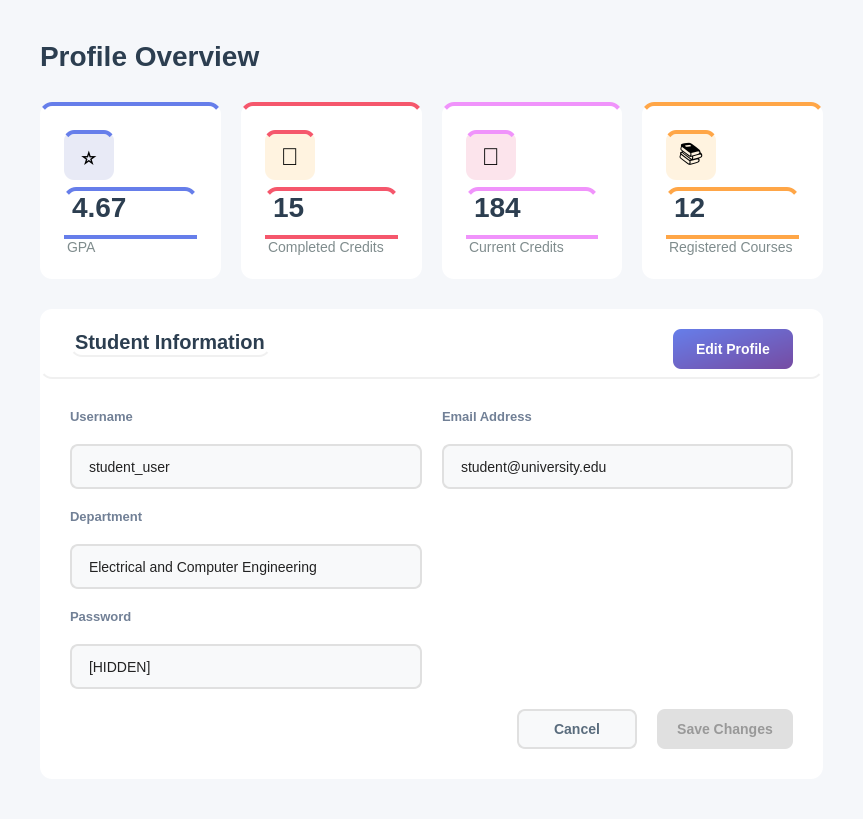
<?xml version="1.0" encoding="UTF-8"?>
<ui version="4.0">
 <class>Profile</class>
 <widget class="QWidget" name="Profile">
  <property name="geometry">
   <rect>
    <x>0</x>
    <y>0</y>
    <width>863</width>
    <height>819</height>
   </rect>
  </property>
  <property name="windowTitle">
   <string>Overview</string>
  </property>
  <property name="styleSheet">
   <string notr="true">background-color: #f5f7fa;</string>
  </property>
  <layout class="QVBoxLayout" name="mainLayout">
   <property name="spacing">
    <number>30</number>
   </property>
   <property name="leftMargin">
    <number>40</number>
   </property>
   <property name="topMargin">
    <number>40</number>
   </property>
   <property name="rightMargin">
    <number>40</number>
   </property>
   <property name="bottomMargin">
    <number>40</number>
   </property>
   <item>
    <widget class="QLabel" name="titleLabel">
     <property name="styleSheet">
      <string notr="true">font-size: 28px; font-weight: bold; color: #2c3e50; background: transparent;</string>
     </property>
     <property name="text">
      <string>Profile Overview</string>
     </property>
    </widget>
   </item>
   <item>
    <layout class="QHBoxLayout" name="statsLayout">
     <property name="spacing">
      <number>20</number>
     </property>
     <item>
      <widget class="QFrame" name="totalUsersFrame">
       <property name="minimumSize">
        <size>
         <width>0</width>
         <height>160</height>
        </size>
       </property>
       <property name="styleSheet">
        <string notr="true">background-color: white; border-radius: 12px; border-top: 4px solid #667eea;</string>
       </property>
       <property name="frameShape">
        <enum>QFrame::Shape::StyledPanel</enum>
       </property>
       <layout class="QVBoxLayout" name="totalUsersLayout">
        <property name="spacing">
         <number>12</number>
        </property>
        <property name="leftMargin">
         <number>24</number>
        </property>
        <property name="topMargin">
         <number>24</number>
        </property>
        <property name="rightMargin">
         <number>24</number>
        </property>
        <property name="bottomMargin">
         <number>24</number>
        </property>
        <item>
         <widget class="QLabel" name="totalUsersIcon">
          <property name="minimumSize">
           <size>
            <width>50</width>
            <height>50</height>
           </size>
          </property>
          <property name="maximumSize">
           <size>
            <width>50</width>
            <height>50</height>
           </size>
          </property>
          <property name="styleSheet">
           <string notr="true">background-color: #e8eaf6; border-radius: 10px; font-size: 24px;</string>
          </property>
          <property name="text">
           <string>⭐</string>
          </property>
          <property name="alignment">
           <set>Qt::AlignmentFlag::AlignCenter</set>
          </property>
         </widget>
        </item>
        <item>
         <widget class="QLabel" name="totalUsersValue">
          <property name="styleSheet">
           <string notr="true">font-size: 28px; font-weight: bold; color: #2c3e50; background: transparent;</string>
          </property>
          <property name="text">
           <string>4.67</string>
          </property>
         </widget>
        </item>
        <item>
         <widget class="QLabel" name="totalUsersLabel">
          <property name="styleSheet">
           <string notr="true">font-size: 14px; color: #7f8c8d; background: transparent;</string>
          </property>
          <property name="text">
           <string>GPA</string>
          </property>
         </widget>
        </item>
       </layout>
      </widget>
     </item>
     <item>
      <widget class="QFrame" name="pendingRequestsFrame_2">
       <property name="minimumSize">
        <size>
         <width>0</width>
         <height>160</height>
        </size>
       </property>
       <property name="styleSheet">
        <string notr="true">background-color: white;
border-radius: 12px;
border-top: 4px solid #f5576c;  /* same color as Edit Profile button */
</string>
       </property>
       <property name="frameShape">
        <enum>QFrame::Shape::StyledPanel</enum>
       </property>
       <layout class="QVBoxLayout" name="pendingRequestsLayout_2">
        <property name="spacing">
         <number>12</number>
        </property>
        <property name="leftMargin">
         <number>24</number>
        </property>
        <property name="topMargin">
         <number>24</number>
        </property>
        <property name="rightMargin">
         <number>24</number>
        </property>
        <property name="bottomMargin">
         <number>24</number>
        </property>
        <item>
         <widget class="QLabel" name="pendingRequestsIcon_2">
          <property name="minimumSize">
           <size>
            <width>50</width>
            <height>50</height>
           </size>
          </property>
          <property name="maximumSize">
           <size>
            <width>50</width>
            <height>50</height>
           </size>
          </property>
          <property name="styleSheet">
           <string notr="true">background-color: #fff3e0; border-radius: 10px; font-size: 24px;</string>
          </property>
          <property name="text">
           <string>🎯</string>
          </property>
          <property name="alignment">
           <set>Qt::AlignmentFlag::AlignCenter</set>
          </property>
         </widget>
        </item>
        <item>
         <widget class="QLabel" name="pendingRequestsValue_2">
          <property name="styleSheet">
           <string notr="true">font-size: 28px; font-weight: bold; color: #2c3e50; background: transparent;</string>
          </property>
          <property name="text">
           <string>15</string>
          </property>
         </widget>
        </item>
        <item>
         <widget class="QLabel" name="pendingRequestsLabel_2">
          <property name="styleSheet">
           <string notr="true">font-size: 14px; color: #7f8c8d; background: transparent;</string>
          </property>
          <property name="text">
           <string>Completed Credits</string>
          </property>
         </widget>
        </item>
       </layout>
      </widget>
     </item>
     <item>
      <widget class="QFrame" name="totalStudentsFrame">
       <property name="minimumSize">
        <size>
         <width>0</width>
         <height>160</height>
        </size>
       </property>
       <property name="styleSheet">
        <string notr="true">background-color: white; border-radius: 12px; border-top: 4px solid #f093fb;</string>
       </property>
       <property name="frameShape">
        <enum>QFrame::Shape::StyledPanel</enum>
       </property>
       <layout class="QVBoxLayout" name="totalStudentsLayout">
        <property name="spacing">
         <number>12</number>
        </property>
        <property name="leftMargin">
         <number>24</number>
        </property>
        <property name="topMargin">
         <number>24</number>
        </property>
        <property name="rightMargin">
         <number>24</number>
        </property>
        <property name="bottomMargin">
         <number>24</number>
        </property>
        <item>
         <widget class="QLabel" name="totalStudentsIcon">
          <property name="minimumSize">
           <size>
            <width>50</width>
            <height>50</height>
           </size>
          </property>
          <property name="maximumSize">
           <size>
            <width>50</width>
            <height>50</height>
           </size>
          </property>
          <property name="styleSheet">
           <string notr="true">background-color: #fce4ec; border-radius: 10px; font-size: 24px;</string>
          </property>
          <property name="text">
           <string>📝</string>
          </property>
          <property name="alignment">
           <set>Qt::AlignmentFlag::AlignCenter</set>
          </property>
         </widget>
        </item>
        <item>
         <widget class="QLabel" name="totalStudentsValue">
          <property name="styleSheet">
           <string notr="true">font-size: 28px; font-weight: bold; color: #2c3e50; background: transparent;</string>
          </property>
          <property name="text">
           <string>184</string>
          </property>
         </widget>
        </item>
        <item>
         <widget class="QLabel" name="totalStudentsLabel">
          <property name="styleSheet">
           <string notr="true">font-size: 14px; color: #7f8c8d; background: transparent;</string>
          </property>
          <property name="text">
           <string>Current Credits</string>
          </property>
         </widget>
        </item>
       </layout>
      </widget>
     </item>
     <item>
      <widget class="QFrame" name="pendingRequestsFrame">
       <property name="minimumSize">
        <size>
         <width>0</width>
         <height>160</height>
        </size>
       </property>
       <property name="styleSheet">
        <string notr="true">background-color: white; border-radius: 12px; border-top: 4px solid #ffa647;</string>
       </property>
       <property name="frameShape">
        <enum>QFrame::Shape::StyledPanel</enum>
       </property>
       <layout class="QVBoxLayout" name="pendingRequestsLayout">
        <property name="spacing">
         <number>12</number>
        </property>
        <property name="leftMargin">
         <number>24</number>
        </property>
        <property name="topMargin">
         <number>24</number>
        </property>
        <property name="rightMargin">
         <number>24</number>
        </property>
        <property name="bottomMargin">
         <number>24</number>
        </property>
        <item>
         <widget class="QLabel" name="pendingRequestsIcon">
          <property name="minimumSize">
           <size>
            <width>50</width>
            <height>50</height>
           </size>
          </property>
          <property name="maximumSize">
           <size>
            <width>50</width>
            <height>50</height>
           </size>
          </property>
          <property name="styleSheet">
           <string notr="true">background-color: #fff3e0; border-radius: 10px; font-size: 24px;</string>
          </property>
          <property name="text">
           <string>📚</string>
          </property>
          <property name="alignment">
           <set>Qt::AlignmentFlag::AlignCenter</set>
          </property>
         </widget>
        </item>
        <item>
         <widget class="QLabel" name="pendingRequestsValue">
          <property name="styleSheet">
           <string notr="true">font-size: 28px; font-weight: bold; color: #2c3e50; background: transparent;</string>
          </property>
          <property name="text">
           <string>12</string>
          </property>
         </widget>
        </item>
        <item>
         <widget class="QLabel" name="pendingRequestsLabel">
          <property name="styleSheet">
           <string notr="true">font-size: 14px; color: #7f8c8d; background: transparent;</string>
          </property>
          <property name="text">
           <string>Registered Courses</string>
          </property>
         </widget>
        </item>
       </layout>
      </widget>
     </item>
    </layout>
   </item>
   <item>
    <widget class="QFrame" name="adminInfoFrame">
     <property name="styleSheet">
      <string notr="true">background-color: white; border-radius: 12px;</string>
     </property>
     <property name="frameShape">
      <enum>QFrame::Shape::StyledPanel</enum>
     </property>
     <layout class="QVBoxLayout" name="adminInfoMainLayout">
      <property name="spacing">
       <number>0</number>
      </property>
      <property name="leftMargin">
       <number>0</number>
      </property>
      <property name="topMargin">
       <number>0</number>
      </property>
      <property name="rightMargin">
       <number>0</number>
      </property>
      <property name="bottomMargin">
       <number>0</number>
      </property>
      <item>
       <widget class="QFrame" name="adminInfoHeader">
        <property name="minimumSize">
         <size>
          <width>0</width>
          <height>70</height>
         </size>
        </property>
        <property name="maximumSize">
         <size>
          <width>16777215</width>
          <height>70</height>
         </size>
        </property>
        <property name="styleSheet">
         <string notr="true">background: transparent; border-bottom: 2px solid #f0f0f0;</string>
        </property>
        <property name="frameShape">
         <enum>QFrame::Shape::StyledPanel</enum>
        </property>
        <layout class="QHBoxLayout" name="adminInfoHeaderLayout">
         <property name="leftMargin">
          <number>30</number>
         </property>
         <property name="topMargin">
          <number>20</number>
         </property>
         <property name="rightMargin">
          <number>30</number>
         </property>
         <property name="bottomMargin">
          <number>20</number>
         </property>
         <item>
          <widget class="QLabel" name="labelTitleInfo">
           <property name="styleSheet">
            <string notr="true">font-size: 20px; font-weight: bold; color: #2c3e50; background: transparent;</string>
           </property>
           <property name="text">
            <string>Student Information</string>
           </property>
          </widget>
         </item>
         <item>
          <spacer name="headerSpacer">
           <property name="orientation">
            <enum>Qt::Orientation::Horizontal</enum>
           </property>
           <property name="sizeHint" stdset="0">
            <size>
             <width>40</width>
             <height>20</height>
            </size>
           </property>
          </spacer>
         </item>
         <item>
          <widget class="QPushButton" name="buttonEdit">
           <property name="minimumSize">
            <size>
             <width>120</width>
             <height>40</height>
            </size>
           </property>
           <property name="cursor">
            <cursorShape>PointingHandCursor</cursorShape>
           </property>
           <property name="styleSheet">
            <string notr="true">QPushButton {
    background: qlineargradient(x1:0, y1:0, x2:1, y2:1, stop:0 #667EEA, stop:1 #764BA2);
    color: #ffffff;
    border: none;
    border-radius: 8px;
    font-size: 14px;
    font-weight: bold;
    padding: 10px 20px;
    transition: background 150ms;
}

QPushButton:hover {
    background: qlineargradient(x1:0, y1:0, x2:1, y2:1, stop:0 #4F63C6, stop:1 #5D3F9E);
}

QPushButton:pressed {
    background-color: #3C4A99;
}
</string>
           </property>
           <property name="text">
            <string>Edit Profile</string>
           </property>
          </widget>
         </item>
        </layout>
       </widget>
      </item>
      <item>
       <widget class="QWidget" name="adminInfoBody" native="true">
        <property name="styleSheet">
         <string notr="true">background: transparent;</string>
        </property>
        <layout class="QVBoxLayout" name="adminInfoBodyLayout">
         <property name="spacing">
          <number>20</number>
         </property>
         <property name="leftMargin">
          <number>30</number>
         </property>
         <property name="topMargin">
          <number>30</number>
         </property>
         <property name="rightMargin">
          <number>30</number>
         </property>
         <property name="bottomMargin">
          <number>30</number>
         </property>
         <item>
          <layout class="QGridLayout" name="fieldsGrid">
           <property name="spacing">
            <number>20</number>
           </property>
           <item row="5" column="0">
            <widget class="QLineEdit" name="lineEditPhone_2">
             <property name="enabled">
              <bool>true</bool>
             </property>
             <property name="minimumSize">
              <size>
               <width>0</width>
               <height>45</height>
              </size>
             </property>
             <property name="styleSheet">
              <string notr="true">QLineEdit {
    padding: 10px 15px;
    border: 2px solid #e0e0e0;
    border-radius: 8px;
    font-size: 14px;
    background-color: #f8f9fa;
    color: #222222;        /* slightly dark text */
}
/* Read-only state */
QLineEdit[readOnly=&quot;true&quot;] {
    background-color: #f0f0f0;       /* softer to indicate non-editable */
    color: #555555;                  /* slightly faded text */
}

</string>
             </property>
             <property name="text">
              <string>[HIDDEN]</string>
             </property>
             <property name="readOnly">
              <bool>true</bool>
             </property>
            </widget>
           </item>
           <item row="0" column="1">
            <widget class="QLabel" name="labelEmail">
             <property name="styleSheet">
              <string notr="true">font-size: 13px; color: #718096; font-weight: bold; background: transparent;</string>
             </property>
             <property name="text">
              <string>Email Address</string>
             </property>
            </widget>
           </item>
           <item row="4" column="0">
            <widget class="QLabel" name="labelPhone_2">
             <property name="styleSheet">
              <string notr="true">font-size: 13px; color: #718096; font-weight: bold; background: transparent;</string>
             </property>
             <property name="text">
              <string>Password</string>
             </property>
            </widget>
           </item>
           <item row="2" column="0">
            <widget class="QLabel" name="labelDepatment">
             <property name="styleSheet">
              <string notr="true">font-size: 13px; color: #718096; font-weight: bold; background: transparent;</string>
             </property>
             <property name="text">
              <string>Department</string>
             </property>
            </widget>
           </item>
           <item row="1" column="1">
            <widget class="QLineEdit" name="lineEditEmail">
             <property name="enabled">
              <bool>true</bool>
             </property>
             <property name="minimumSize">
              <size>
               <width>0</width>
               <height>45</height>
              </size>
             </property>
             <property name="styleSheet">
              <string notr="true">QLineEdit {
    padding: 10px 15px;
    border: 2px solid #e0e0e0;
    border-radius: 8px;
    font-size: 14px;
    background-color: #f8f9fa;
    color: #222222;        /* slightly dark text */
}
/* Read-only state */
QLineEdit[readOnly=&quot;true&quot;] {
    background-color: #f0f0f0;       /* softer to indicate non-editable */
    color: #555555;                  /* slightly faded text */
}

</string>
             </property>
             <property name="text">
              <string>student@university.edu</string>
             </property>
             <property name="readOnly">
              <bool>true</bool>
             </property>
            </widget>
           </item>
           <item row="0" column="0">
            <widget class="QLabel" name="labelUsername">
             <property name="styleSheet">
              <string notr="true">font-size: 13px; color: #718096; font-weight: bold; background: transparent;</string>
             </property>
             <property name="text">
              <string>Username</string>
             </property>
            </widget>
           </item>
           <item row="1" column="0">
            <widget class="QLineEdit" name="lineEditName">
             <property name="enabled">
              <bool>true</bool>
             </property>
             <property name="minimumSize">
              <size>
               <width>0</width>
               <height>45</height>
              </size>
             </property>
             <property name="styleSheet">
              <string notr="true">QLineEdit {
    padding: 10px 15px;
    border: 2px solid #e0e0e0;
    border-radius: 8px;
    font-size: 14px;
    background-color: #f8f9fa;
    color: #222222;        /* slightly dark text */
}
/* Read-only state */
QLineEdit[readOnly=&quot;true&quot;] {
    background-color: #f0f0f0;       /* softer to indicate non-editable */
    color: #555555;                  /* slightly faded text */
}

</string>
             </property>
             <property name="text">
              <string>student_user</string>
             </property>
             <property name="readOnly">
              <bool>true</bool>
             </property>
            </widget>
           </item>
           <item row="3" column="0">
            <widget class="QLineEdit" name="lineEditDepartment">
             <property name="enabled">
              <bool>true</bool>
             </property>
             <property name="minimumSize">
              <size>
               <width>0</width>
               <height>45</height>
              </size>
             </property>
             <property name="styleSheet">
              <string notr="true">QLineEdit {
    padding: 10px 15px;
    border: 2px solid #e0e0e0;
    border-radius: 8px;
    font-size: 14px;
    background-color: #f8f9fa;
    color: #222222;        /* slightly dark text */
}
/* Read-only state */
QLineEdit[readOnly=&quot;true&quot;] {
    background-color: #f0f0f0;       /* softer to indicate non-editable */
    color: #555555;                  /* slightly faded text */
}

</string>
             </property>
             <property name="text">
              <string>Electrical and Computer Engineering</string>
             </property>
             <property name="readOnly">
              <bool>true</bool>
             </property>
            </widget>
           </item>
          </layout>
         </item>
         <item>
          <layout class="QHBoxLayout" name="buttonsLayout">
           <item>
            <spacer name="buttonsSpacer">
             <property name="orientation">
              <enum>Qt::Orientation::Horizontal</enum>
             </property>
             <property name="sizeHint" stdset="0">
              <size>
               <width>40</width>
               <height>20</height>
              </size>
             </property>
            </spacer>
           </item>
           <item>
            <widget class="QPushButton" name="buttonCancel">
             <property name="minimumSize">
              <size>
               <width>120</width>
               <height>40</height>
              </size>
             </property>
             <property name="cursor">
              <cursorShape>PointingHandCursor</cursorShape>
             </property>
             <property name="styleSheet">
              <string notr="true">QPushButton {
    background-color: #f8f9fa;
    color: #5a6c7d;
    border: 2px solid #e0e0e0;
    border-radius: 8px;
    font-size: 14px;
    font-weight: bold;
    padding: 10px 20px;
}

QPushButton:hover {
    border-color: #f5576c;
    color: #f5576c;
}

QPushButton:pressed {
    background-color: #e0e0e0; /* darker grey for pressed feedback */
    border-color: #f5576c;
    color: #f5576c;
}</string>
             </property>
             <property name="text">
              <string>Cancel</string>
             </property>
            </widget>
           </item>
           <item>
            <widget class="QPushButton" name="buttonSave">
             <property name="enabled">
              <bool>false</bool>
             </property>
             <property name="minimumSize">
              <size>
               <width>120</width>
               <height>40</height>
              </size>
             </property>
             <property name="cursor">
              <cursorShape>PointingHandCursor</cursorShape>
             </property>
             <property name="styleSheet">
              <string notr="true">QPushButton {
    background: qlineargradient(x1:0, y1:0, x2:1, y2:1, stop:0 #667EEA, stop:1 #764BA2);
    color: #ffffff;
    border: none;
    border-radius: 8px;
    font-size: 14px;
    font-weight: bold;
    padding: 10px 20px;
    transition: background 150ms;
}

QPushButton:hover {
    background: qlineargradient(x1:0, y1:0, x2:1, y2:1, stop:0 #4F63C6, stop:1 #5D3F9E);
}

QPushButton:pressed {
    background-color: #3C4A99;
}


QPushButton:disabled {
    background-color: #e0e0e0;
    color: #999999;
}
</string>
             </property>
             <property name="text">
              <string>Save Changes</string>
             </property>
            </widget>
           </item>
          </layout>
         </item>
        </layout>
       </widget>
      </item>
     </layout>
    </widget>
   </item>
  </layout>
 </widget>
 <resources/>
 <connections/>
</ui>
